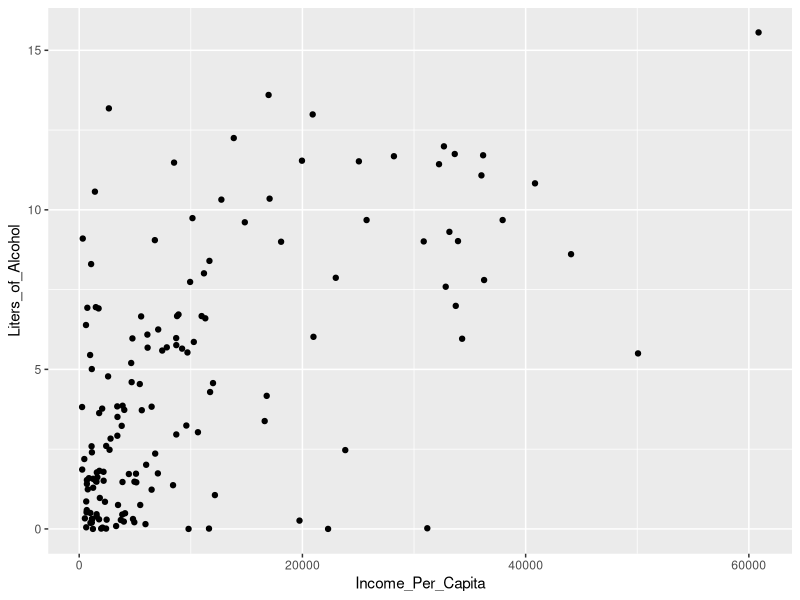
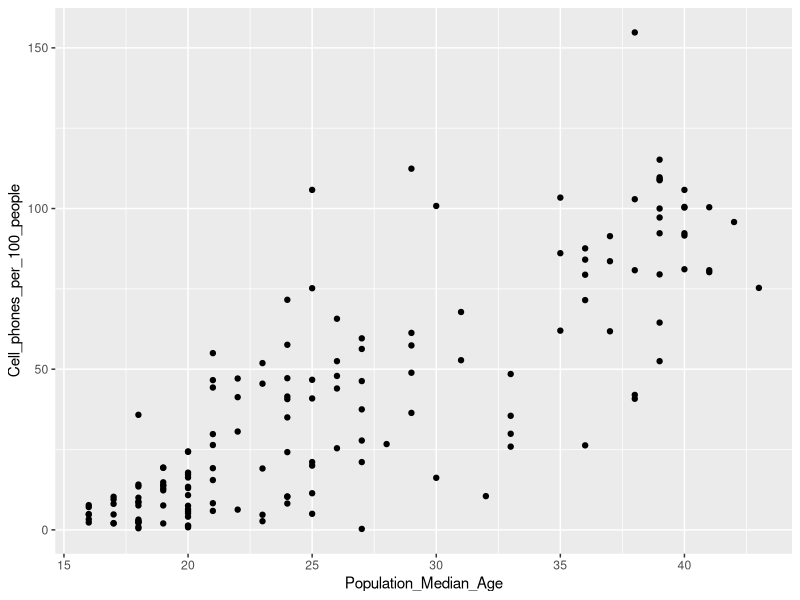
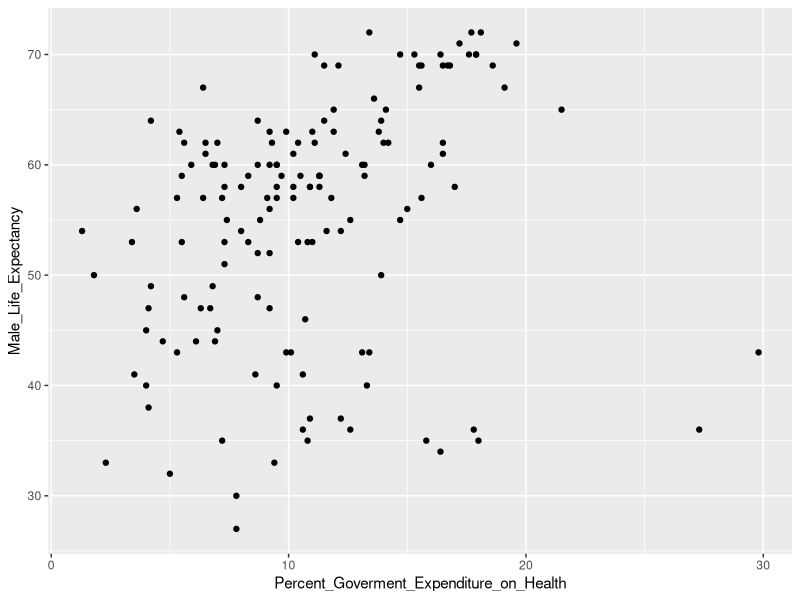
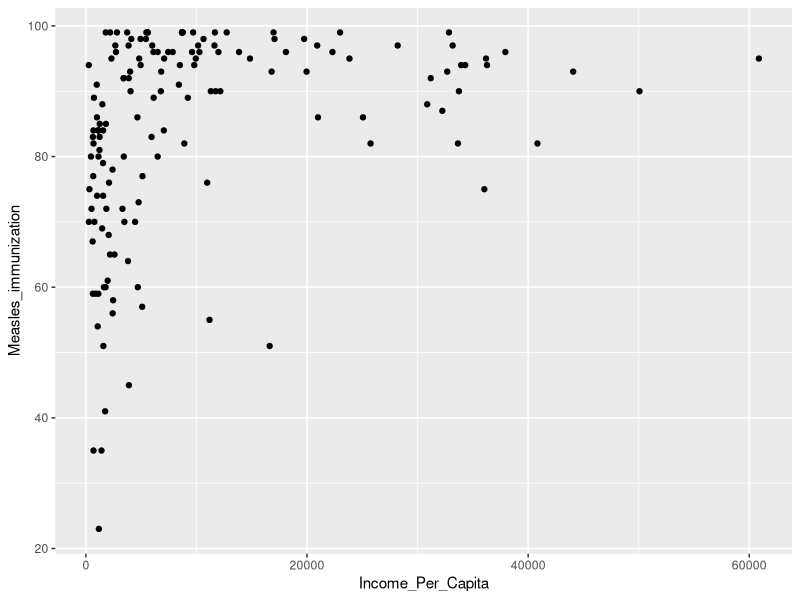

Here is the R script that generated these plots, in order:
# Import the ggplot2 library
library(ggplot2)

who_data <- read.csv('../Resources/WHO_data.csv')

ggplot(who_data, aes(Income_Per_Capita, Liters_of_Alcohol)) + geom_point()

ggplot(who_data, aes(Population_Median_Age, Cell_phones_per_100_people)) + geom_point()

ggplot(who_data, aes(Percent_Goverment_Expenditure_on_Health, Male_Life_Expectancy)) + geom_point()

ggplot(who_data, aes(Income_Per_Capita, Measles_immunization)) + geom_point()

cor(who_data$Income_Per_Capita, who_data$Liters_of_Alcohol)
cor(who_data$Population_Median_Age, who_data$Cell_phones_per_100_people)
cor(who_data$Percent_Goverment_Expenditure_on_Health, who_data$Male_Life_Expectancy)
cor(who_data$Income_Per_Capita, who_data$Measles_immunization)